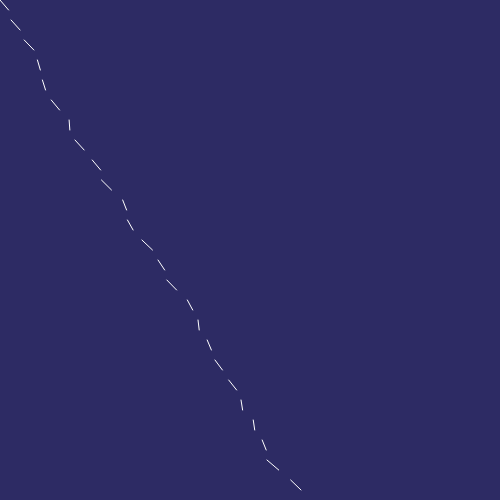
Frame 1 (no input)
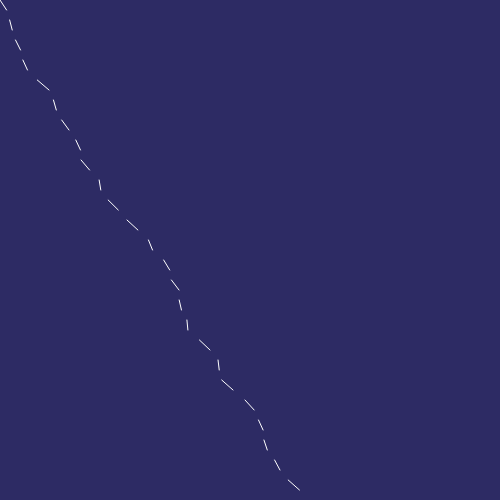
Frame 60 (no input)
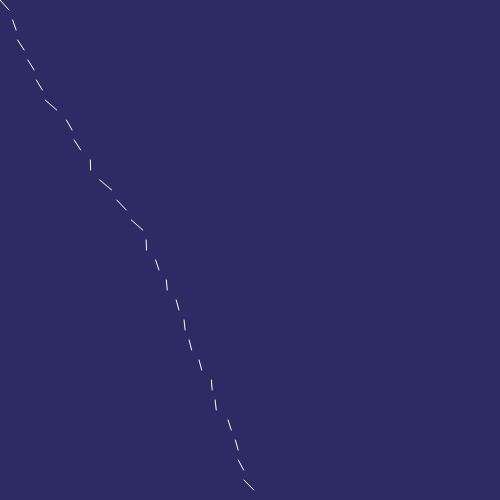
Frame 120 (the mouse pressed at the canvas centre since frame 60)

The p5.js sketch that drew these frames (run headless with seeded random() and noise() and a simulated clock; from frame 60 on, the mouse is pressed at the canvas centre):

// p5.js sketch
// ── sketch.js
function setup() {
  createCanvas(500,500);
}

function draw() {
	var x=0;
	var y=0;
	background(45,43,100);
	stroke(255);
	beginShape(LINES);
	while(x<width && y<height){
		vertex(x,y);
		x+=random(12);
		y+=10;
	}
	endShape();
}
